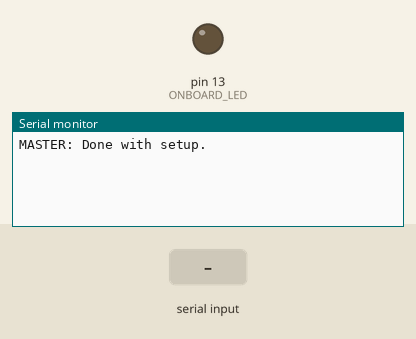
Recording of a sketch running on a simulated Arduino Mega 2560, built with avr-gcc and run on an emulated ATmega2560. Parts: output pins drawn as LEDs (lit = HIGH), the last lines printed to the serial monitor. The test bench sets the inputs (shaded band).

Above: at 1.2 s.
1.3 s: "1\n" received over Serial
At 2.4 s:
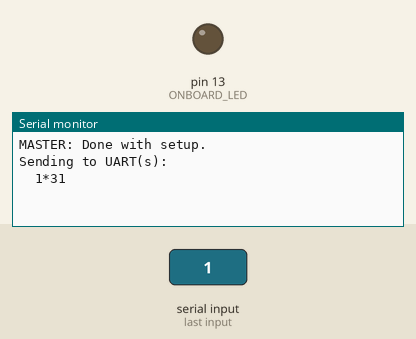
2.8 s: "1\n" received over the second serial link
At 3.5 s:
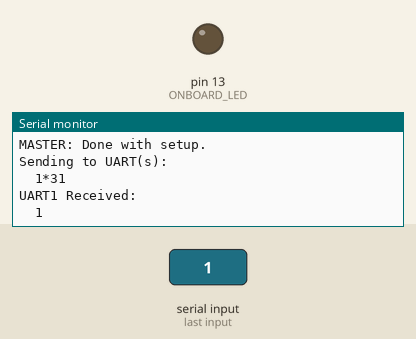

The sketch:

prompt.ino
```cpp
/*
  Name:    UART_Prompt.ino
  Created: 2015-11-20 17:37:48
  Author:  saba
*/

#define ONBOARD_LED     13
#define SERIAL_BAUD     230400

// buffers for TX/RX
char rec0[2048]; // PC-Arduino serial link, TX0 and RX0 pins
char rec1[2048]; // Arduino-Vecotrnav serial link, TX1 and RX1 pins

char send1[13]; // send buffer, all read commands take the form of $VNxxx,xx*xx, plus a null terminator makes for 13
//char send2[2048]; // send buffer for writing, varibale length commands
uint8_t cksum;

// the setup function runs once when you press reset or power the board
void setup()
{
  // clean garbage data
  cksum = 0x00; // remove garbage from checksum byte
  memset(send1, 0, (sizeof(send1) / sizeof(send1[0]))); // 0 out the send buffer to get rid of garbages

  Serial.begin(SERIAL_BAUD);
  while (!Serial);

  Serial1.begin(SERIAL_BAUD);
  while (!Serial1);

  // i use onboard LED to know when a chip erase and reset was successful, it will turn back on if so
  pinMode(ONBOARD_LED, OUTPUT);
  digitalWrite(ONBOARD_LED, LOW);

  Serial.println("MASTER: Done with setup.");
  Serial.println();
}

// the loop function runs over and over again until power down or reset
void loop()
{
  // check to see if we sent anything to Serial0, send it to Serial1
  if (Serial.available() > 0)
  {
    // store send data from serial into buffer
    strcpy(rec0, Serial.readStringUntil('\n').c_str());

    // turn all commands into uppercase, vectornav is fine with this
    // calculate checksum while i'm in here
    for (uint16_t i = 0; i < (sizeof(rec0) / sizeof(rec0[0])); i++)
    {
      if (rec0[i] == '\0')
      {
        break;
      }

      rec0[i] = toupper(rec0[i]);

      // vectornav datasheet says XOR all data that isn't a '$' or an '*', but ',' should be XOR'd
      if ((rec0[i] != '$') && (rec0[i] != '*'))
      {
        cksum ^= rec0[i];
      }
    }

    // store the command into the send buffer, then add in the checksum
    sprintf(send1, "%s*%X", rec0, cksum);

    // reset checksum for next use
    cksum = 0x00;

    Serial.println("Sending to UART(s): ");
    Serial.print('\t');
    Serial.println(send1);

    // dump command to vectornav
    Serial1.println(send1);
  }

  // print any data off of Serial1 to Serial, store in buffer for later parsing
  if (Serial1.available() > 0)
  {
    strcpy(rec1, Serial1.readStringUntil('\n').c_str());
    //if (!(strstr(rec1, "$VNYMR") != NULL)) // this will disable YMR spam
    {
      Serial.println("UART1 Received: ");
      Serial.print('\t');
      Serial.println(rec1);
    }
  }
}
```

Measured:
- after the input at 1.3 s, the serial monitor: prints a new line at once (image 1)
- after the input at 2.8 s, the serial monitor: prints a new line at once (image 2)
